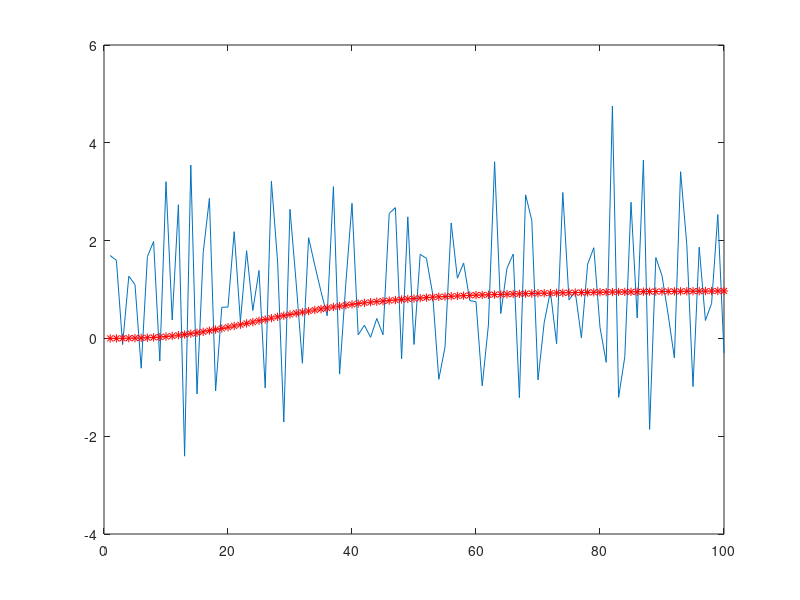

The MATLAB source for this figure:
%kalman_filter
Z=(1:100)+randn(1,100);
figure; 
%plot(Z);




z_pre=0;

for i=1:1:100
    %v(i)=((enc(i)-enc_pre)*2*pi)/ ((52*65.5)* 0.02);
    zv(i)=(Z(i)-z_pre)/1;
    z_pre=Z(i);
end

plot(zv);hold on;

X=[0;0];
P=[1 0;0 1];
F=[1 1;0 1];
Q=[0.0001 0;0 0.0001];
H=[1 0];
R=10000;


for i=1:100
    X_=F*X;
    P_=F*P*F'+Q;
    K=P_*H'/(H*P_*H'+R);
    X=X_+K*(Z(i)-H*X_);
    P=(eye(2)-K*H)*P_;
    plot(i,X(2),'*r');hold on;
end
